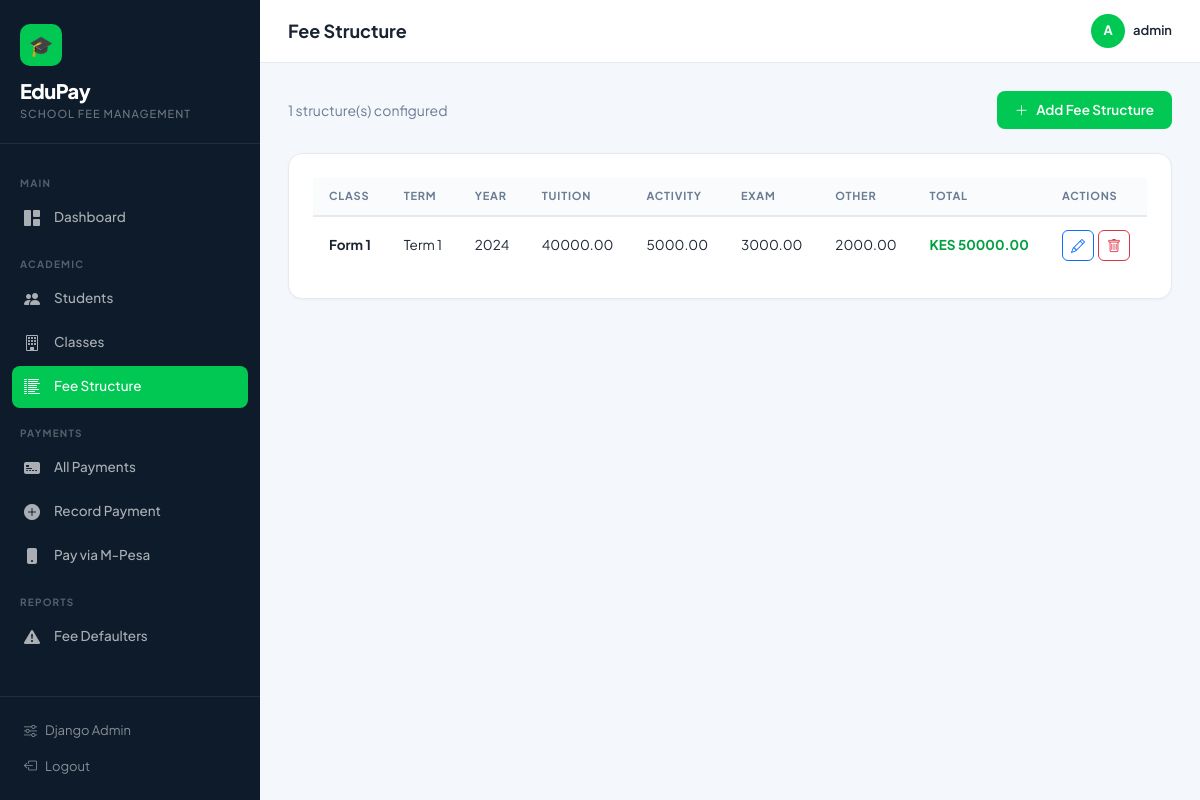
The app's page /fee-structure/ (signed in) with its own data.
### fees/models.py (models this page shows, shortened)
class FeeStructure(models.Model):
    TERM_CHOICES = [('1', 'Term 1'), ('2', 'Term 2'), ('3', 'Term 3'), ('annual', 'Annual')]
    student_class = models.ForeignKey(Class, on_delete=models.CASCADE, related_name='fee_structures')
    term = models.CharField(max_length=10, choices=TERM_CHOICES)
    year = models.PositiveIntegerField(default=timezone.now().year)
    tuition = models.DecimalField(max_digits=10, decimal_places=2, default=0)
    activity_fee = models.DecimalField(max_digits=10, decimal_places=2, default=0)
    exam_fee = models.DecimalField(max_digits=10, decimal_places=2, default=0)
    other_fee = models.DecimalField(max_digits=10, decimal_places=2, default=0)
    description = models.TextField(blank=True)
    class Meta:
        unique_together = ['student_class', 'term', 'year']
    @property
    def total(self):
        return self.tuition + self.activity_fee + self.exam_fee + self.other_fee

class Class(models.Model):
    name = models.CharField(max_length=50)          # e.g. "Form 1", "Grade 6"
    level = models.CharField(max_length=50, blank=True)
    annual_fee = models.DecimalField(max_digits=10, decimal_places=2, default=0)
    class Meta:
        verbose_name_plural = "Classes"
        ordering = ['name']

### fees/views.py (the view)
# urls.py: path('fee-structure/', views.fee_structure_list, name='fee_structure_list'),
@login_required
def fee_structure_list(request):
    structures = FeeStructure.objects.select_related('student_class').all()
    return render(request, 'fees/fee_structure_list.html', {'structures': structures})

### fees/templates/fees/fee_structure_list.html (shortened to what this page needs)
{% extends 'base.html' %}
{% block page_title %}Fee Structure{% endblock %}
{% block content %}
<div class="d-flex justify-content-between align-items-center mb-4">
  <p class="mb-0" style="color:#6b7c93; font-size:14px;">{{ structures|length }} structure(s) configured</p>
  <a href="{% url 'fee_structure_create' %}" class="btn-ep btn d-flex align-items-center gap-2">
    <i class="bi bi-plus-lg"></i> Add Fee Structure
  </a>
</div>
<div class="ep-card">
  <div class="table-responsive">
    <table class="ep-table">
      <thead>
        <tr>
          <th>Class</th>
          <th>Term</th>
          <th>Year</th>
          <th>Tuition</th>
          <th>Activity</th>
          <th>Exam</th>
          <th>Other</th>
          <th>Total</th>
          <th>Actions</th>
        </tr>
      </thead>
      <tbody>
        {% for s in structures %}
        <tr>
          <td><strong>{{ s.student_class.name }}</strong></td>
          <td>{{ s.get_term_display }}</td>
          <td>{{ s.year }}</td>
          <td>{{ s.tuition }}</td>
          <td>{{ s.activity_fee }}</td>
          <td>{{ s.exam_fee }}</td>
          <td>{{ s.other_fee }}</td>
          <td><strong style="color:#00a040;">KES {{ s.total }}</strong></td>
          <td>
            <div class="d-flex gap-1">
              <a href="{% url 'fee_structure_edit' s.pk %}" class="btn btn-sm btn-outline-primary" style="border-radius:6px;"><i class="bi bi-pencil"></i></a>
              <a href="{% url 'fee_structure_delete' s.pk %}" class="btn btn-sm btn-outline-danger" style="border-radius:6px;"><i class="bi bi-trash"></i></a>
            </div>
          </td>
        </tr>
        {% endfor %}
      </tbody>
    </table>
  </div>
</div>
{% endblock %}

### templates/base.html (shortened to what this page needs)
<!DOCTYPE html>
<html lang="en">
<head>
  <link href="https://cdn.jsdelivr.net/npm/bootstrap@5.3.2/dist/css/bootstrap.min.css" rel="stylesheet">
  <link href="https://cdn.jsdelivr.net/npm/bootstrap-icons@1.11.3/font/bootstrap-icons.css" rel="stylesheet">
</head>
<body>
<aside class="sidebar" id="sidebar">
  <div class="sidebar-brand">
    <div class="brand-icon">🎓</div>
    <div class="brand-name">EduPay</div>
    <div class="brand-sub">School Fee Management</div>
  </div>
  <nav class="sidebar-nav">
    <div class="nav-section-label">Main</div>
    <a href="{% url 'dashboard' %}" class="sidebar-link {% if request.resolver_match.url_name == 'dashboard' or request.resolver_match.url_name == 'home' %}active{% endif %}">
      <i class="bi bi-grid-1x2-fill"></i> Dashboard
    </a>
    <div class="nav-section-label">Academic</div>
    <a href="{% url 'student_list' %}" class="sidebar-link {% if 'student' in request.resolver_match.url_name %}active{% endif %}">
      <i class="bi bi-people-fill"></i> Students
    </a>
    <a href="{% url 'class_list' %}" class="sidebar-link {% if 'class' in request.resolver_match.url_name %}active{% endif %}">
      <i class="bi bi-building"></i> Classes
    </a>
    <a href="{% url 'fee_structure_list' %}" class="sidebar-link {% if 'fee_structure' in request.resolver_match.url_name %}active{% endif %}">
      <i class="bi bi-list-columns-reverse"></i> Fee Structure
    </a>
    <div class="nav-section-label">Payments</div>
    <a href="{% url 'payment_list' %}" class="sidebar-link {% if request.resolver_match.url_name == 'payment_list' %}active{% endif %}">
      <i class="bi bi-credit-card-2-front-fill"></i> All Payments
    </a>
    <a href="{% url 'payment_create' %}" class="sidebar-link {% if request.resolver_match.url_name == 'payment_create' %}active{% endif %}">
      <i class="bi bi-plus-circle-fill"></i> Record Payment
    </a>
    <a href="{% url 'mpesa_pay' %}" class="sidebar-link {% if 'mpesa' in request.resolver_match.url_name %}active{% endif %}">
      <i class="bi bi-phone-fill"></i> Pay via M-Pesa
    </a>
    <div class="nav-section-label">Reports</div>
    <a href="{% url 'defaulters_report' %}" class="sidebar-link {% if 'defaulters' in request.resolver_match.url_name %}active{% endif %}">
      <i class="bi bi-exclamation-triangle-fill"></i> Fee Defaulters
    </a>
  </nav>
  <div class="sidebar-footer">
    <a href="/admin/">
      <i class="bi bi-sliders"></i> Django Admin
    </a>
    <a href="{% url 'logout' %}">
      <i class="bi bi-box-arrow-left"></i> Logout
    </a>
  </div>
</aside>
<div class="main-wrap">
  <header class="topbar">
    <h1 class="page-title">{% block page_title %}Dashboard{% endblock %}</h1>
    <div class="topbar-right">
      <div class="user-badge">
        <div class="user-avatar">{{ request.user.username|first|upper }}</div>
        <span>{{ request.user.username }}</span>
      </div>
    </div>
  </header>
  <main class="page-content">
    {% block content %}{% endblock %}
  </main>
</div>
</body>
</html>

### templates/base.html (style rules this page uses)
:root { --ep-green: #00c853; --ep-green-dark: #00a040; --ep-green-light: #e8faf0; --ep-navy: #0d1b2a; --ep-slate: #1e3045; --ep-text: #1a2332; --ep-muted: #6b7c93; --ep-border: #e4eaf0; --ep-bg: #f4f7fb; --ep-card: #ffffff; --ep-mpesa: #00b300; --sidebar-w: 260px; --font: 'Plus Jakarta Sans', sans-serif; --mono: 'DM Mono', monospace; }
* { box-sizing: border-box; }
body { font-family: var(--font); background: var(--ep-bg); color: var(--ep-text); margin: 0; min-height: 100vh; }
.sidebar { position: fixed; top: 0; left: 0; width: var(--sidebar-w); height: 100vh; background: var(--ep-navy); display: flex; flex-direction: column; z-index: 1000; transition: transform .3s ease; overflow-y: auto; }
.sidebar-brand { padding: 24px 20px 20px; border-bottom: 1px solid rgba(255,255,255,.08); }
.sidebar-brand .brand-icon { width: 42px; height: 42px; background: var(--ep-green); border-radius: 10px; display: flex; align-items: center; justify-content: center; font-size: 20px; margin-bottom: 10px; }
.sidebar-brand .brand-name { font-size: 20px; font-weight: 800; color: #fff; letter-spacing: -0.5px; }
.sidebar-brand .brand-sub { font-size: 11px; color: rgba(255,255,255,.4); font-weight: 500; text-transform: uppercase; letter-spacing: 1px; }
.sidebar-nav { flex: 1; padding: 16px 12px; }
.nav-section-label { font-size: 10px; font-weight: 700; text-transform: uppercase; letter-spacing: 1.2px; color: rgba(255,255,255,.3); padding: 16px 8px 6px; }
.sidebar-link { display: flex; align-items: center; gap: 10px; padding: 9px 12px; border-radius: 8px; text-decoration: none; color: rgba(255,255,255,.65); font-size: 13.5px; font-weight: 500; transition: all .15s; margin-bottom: 2px; }
.sidebar-link.active { background: var(--ep-green); color: #fff; }
.sidebar-link i { font-size: 16px; width: 20px; flex-shrink: 0; }
.sidebar-footer { padding: 16px; border-top: 1px solid rgba(255,255,255,.08); }
.sidebar-footer a { display: flex; align-items: center; gap: 8px; color: rgba(255,255,255,.5); font-size: 13px; text-decoration: none; padding: 8px; border-radius: 6px; transition: .15s; }
.main-wrap { margin-left: var(--sidebar-w); min-height: 100vh; display: flex; flex-direction: column; }
.topbar { background: #fff; border-bottom: 1px solid var(--ep-border); padding: 14px 28px; display: flex; align-items: center; justify-content: space-between; position: sticky; top: 0; z-index: 100; }
.topbar .page-title { font-size: 18px; font-weight: 700; color: var(--ep-text); margin: 0; }
.topbar .topbar-right { display: flex; align-items: center; gap: 12px; }
.user-badge { display: flex; align-items: center; gap: 8px; font-size: 13px; font-weight: 600; color: var(--ep-text); }
.user-avatar { width: 34px; height: 34px; background: var(--ep-green); border-radius: 50%; display: flex; align-items: center; justify-content: center; color: #fff; font-size: 13px; font-weight: 700; }
.page-content { padding: 28px; flex: 1; }
.ep-card { background: var(--ep-card); border: 1px solid var(--ep-border); border-radius: 14px; padding: 24px; box-shadow: 0 1px 3px rgba(0,0,0,.04); }
.ep-table { width: 100%; border-collapse: collapse; }
.ep-table th { font-size: 11px; font-weight: 700; text-transform: uppercase; letter-spacing: .8px; color: var(--ep-muted); padding: 10px 16px; border-bottom: 2px solid var(--ep-border); background: #fafbfd; }
.ep-table td { padding: 13px 16px; border-bottom: 1px solid var(--ep-border); font-size: 13.5px; vertical-align: middle; }
.ep-table tr:last-child td { border-bottom: none; }
.btn-ep { background: var(--ep-green); color: #fff; border: none; padding: 9px 18px; border-radius: 8px; font-size: 13.5px; font-weight: 600; cursor: pointer; transition: background .15s, transform .1s; font-family: var(--font); }
.page-content > * { animation: fadeIn .35s ease both; }
.page-content > *:nth-child(2) { animation-delay: .05s; }

### records on screen
FeeStructure: student_class.name "Form 1", term "Term 1", year "2024", tuition "40000.00", activity_fee "5000.00", exam_fee "3000.00", other_fee "2000.00", total "50000.00"

### other values on screen
{{ request.user.username|first|upper }} "A"
{{ request.user.username }} "admin"
{{ structures|length }} "1"
